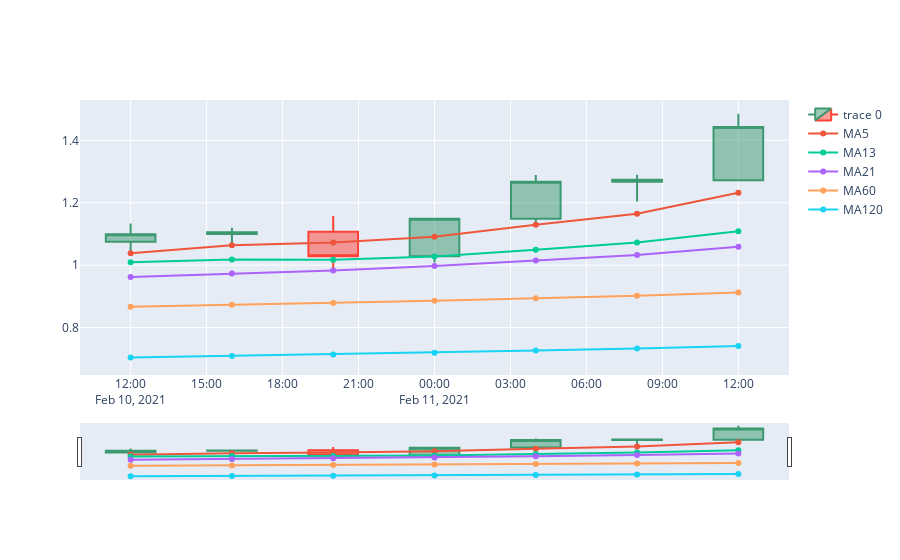
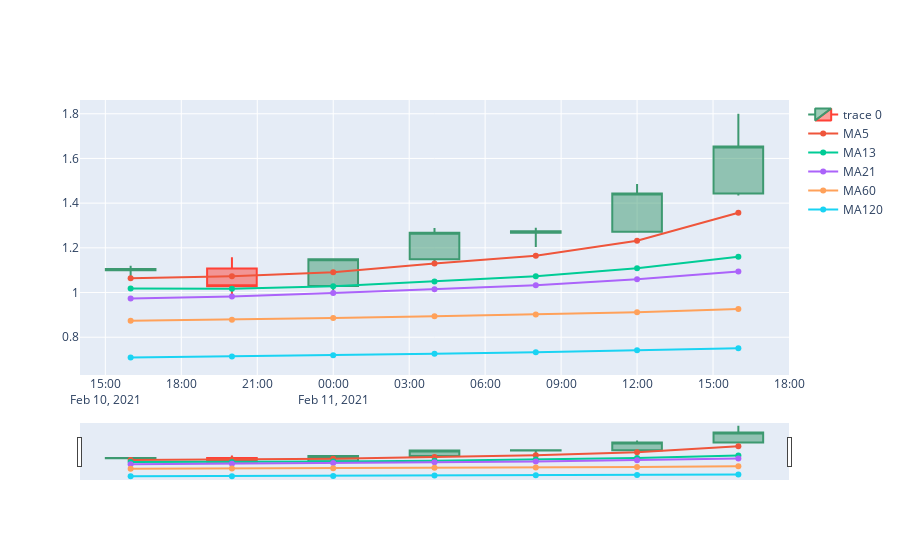
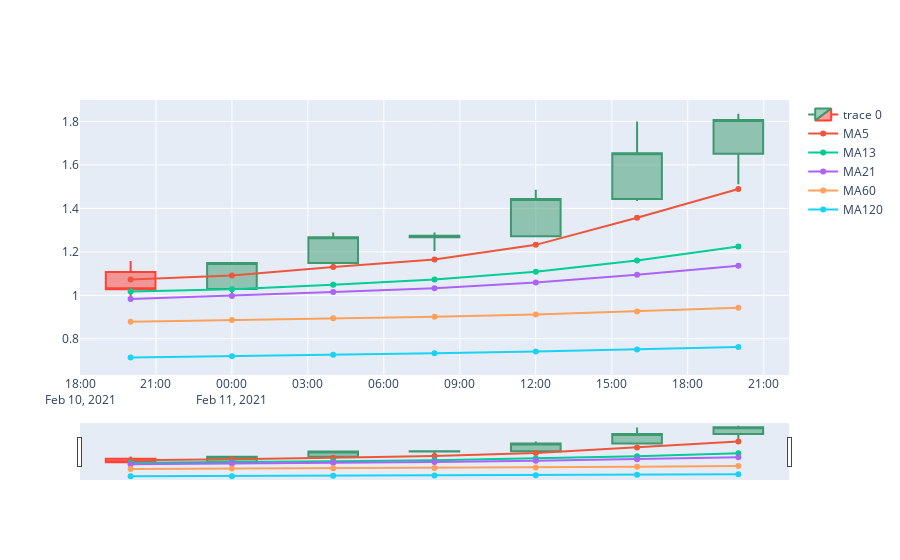
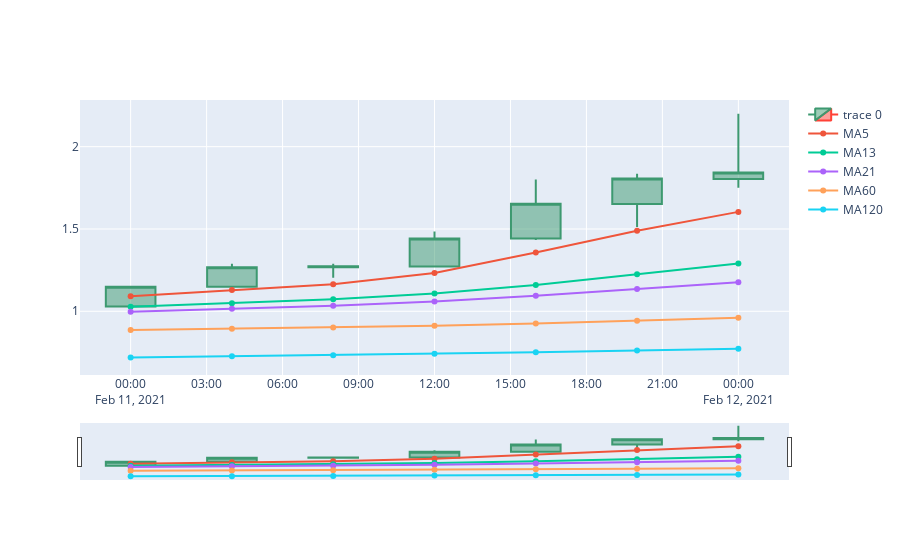

The notebook cell these images were saved under, in order:
### Code cell
dr_lis=[]
for dd in b.index:
    dr_lis.append((dd, dd-datetime.timedelta(hours=4*6)))

for dr in dr_lis:
    b=a.loc[(a.index >= dr[1]) & (a.index <= dr[0])]
    if len(b)>4:
        draw_candle(b)
